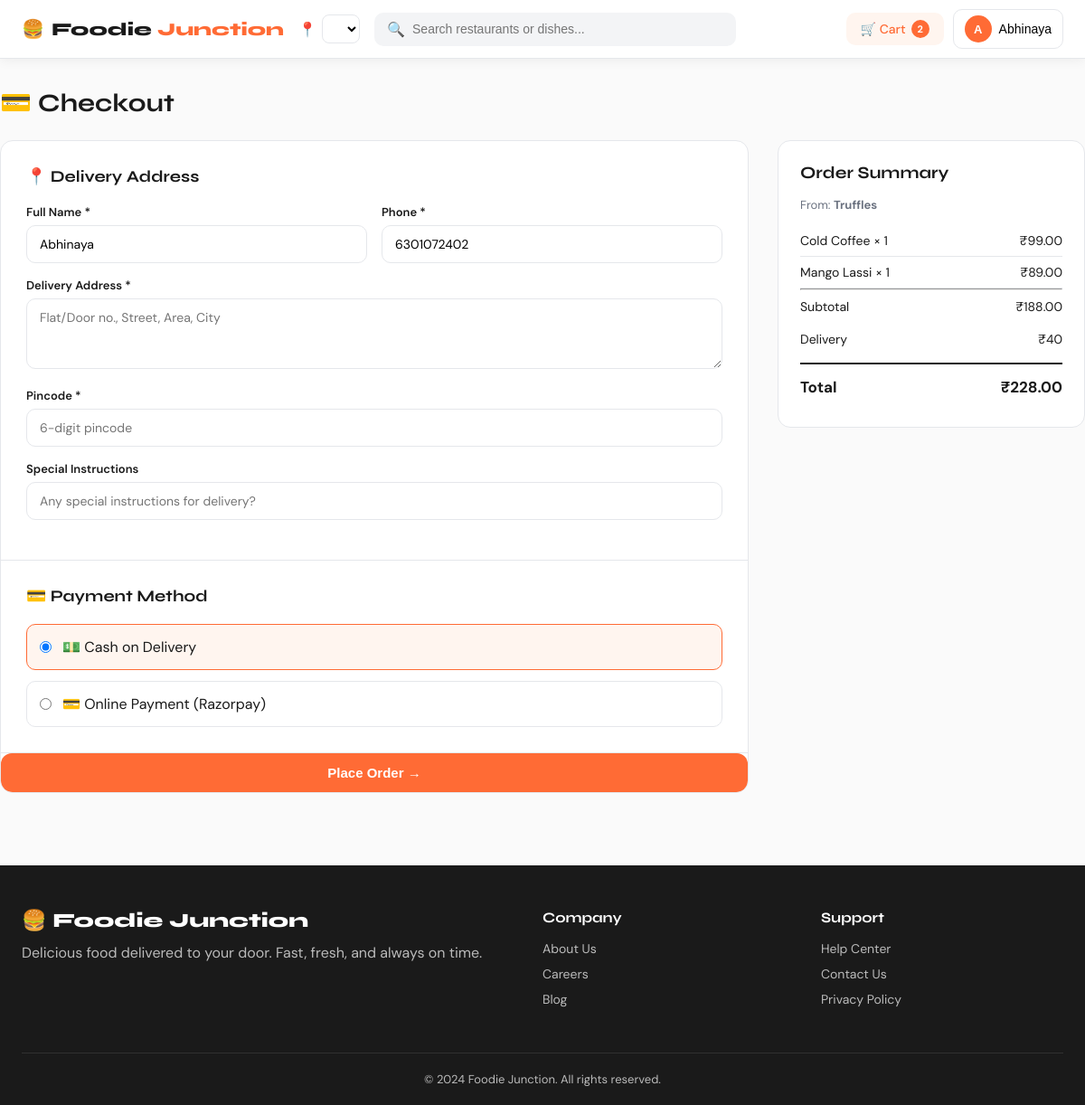
Page /checkout/ (signed in) on the committed database.
### core/models.py (models this page shows, shortened)
class User(AbstractBaseUser, PermissionsMixin):
    email      = models.EmailField(unique=True)
    name       = models.CharField(max_length=120, blank=True)
    phone      = models.CharField(max_length=15, blank=True)
    avatar     = models.ImageField(upload_to='avatars/', blank=True, null=True)
    is_active  = models.BooleanField(default=True)
    is_staff   = models.BooleanField(default=False)
    date_joined= models.DateTimeField(default=timezone.now)
    USERNAME_FIELD  = 'email'
    REQUIRED_FIELDS = []
    objects = UserManager()
    def get_full_name(self): return self.name or self.email.split('@')[0]

class Cart(models.Model):
    user       = models.OneToOneField(User, on_delete=models.CASCADE, related_name='cart')
    restaurant = models.ForeignKey(Restaurant, on_delete=models.SET_NULL, null=True, blank=True)
    created_at = models.DateTimeField(auto_now_add=True)
    updated_at = models.DateTimeField(auto_now=True)
    @property
    def total(self): return sum(item.subtotal for item in self.items.all())
    @property
    def item_count(self): return sum(item.quantity for item in self.items.all())

class Restaurant(models.Model):
    name             = models.CharField(max_length=200)
    city             = models.CharField(max_length=50, choices=CITY_CHOICES)
    address          = models.TextField()
    rating           = models.DecimalField(max_digits=3, decimal_places=1, default=4.0)
    num_ratings      = models.IntegerField(default=0)
    distance_km      = models.DecimalField(max_digits=5, decimal_places=1, default=2.0)
    is_pure_veg      = models.BooleanField(default=False)
    serves_alcohol   = models.BooleanField(default=False)
    image            = models.ImageField(upload_to='restaurants/', blank=True, null=True)
    image_url        = models.URLField(blank=True)
    cuisine_types    = models.CharField(max_length=300, blank=True)
    avg_cost_for_two = models.IntegerField(default=400)
    min_order        = models.IntegerField(default=99)
    delivery_time_min= models.IntegerField(default=30)
    is_open          = models.BooleanField(default=True)
    is_featured      = models.BooleanField(default=False)
    created_at       = models.DateTimeField(auto_now_add=True)
    class Meta: ordering = ['-rating', '-num_ratings']

class CartItem(models.Model):
    cart                = models.ForeignKey(Cart, on_delete=models.CASCADE, related_name='items')
    food_item           = models.ForeignKey(FoodItem, on_delete=models.CASCADE)
    quantity            = models.PositiveIntegerField(default=1)
    special_instructions= models.CharField(max_length=300, blank=True)
    added_at            = models.DateTimeField(auto_now_add=True)
    class Meta: unique_together = ('cart', 'food_item')
    @property
    def subtotal(self): return self.food_item.price * self.quantity

class FoodItem(models.Model):
    restaurant   = models.ForeignKey(Restaurant, on_delete=models.CASCADE, related_name='food_items')
    name         = models.CharField(max_length=200)
    description  = models.TextField(blank=True)
    price        = models.DecimalField(max_digits=8, decimal_places=2)
    category     = models.CharField(max_length=50, choices=CATEGORY_CHOICES)
    image        = models.ImageField(upload_to='food_items/', blank=True, null=True)
    image_url    = models.URLField(blank=True)
    is_veg       = models.BooleanField(default=True)
    is_bestseller= models.BooleanField(default=False)
    is_available = models.BooleanField(default=True)
    rating       = models.DecimalField(max_digits=3, decimal_places=1, default=4.0)
    created_at   = models.DateTimeField(auto_now_add=True)
    class Meta: ordering = ['category', 'name']

### core/views.py (the view)
# urls.py: path('checkout/',                 views.checkout_view,      name='checkout'),
@login_required
def checkout_view(request):
    cart, _ = Cart.objects.get_or_create(user=request.user)
    if not cart.items.exists(): return redirect('cart')
    subtotal = cart.total
    delivery_fee = Decimal('40')
    return render(request, 'checkout.html', {
        'cart': cart, 'items': cart.items.all(),
        'subtotal': subtotal, 'delivery_fee': delivery_fee,
        'total': subtotal + delivery_fee,
        'razorpay_key': settings.RAZORPAY_KEY_ID,
        'cart_count': cart.item_count, 'user': request.user,
    })

### templates/checkout.html (shortened to what this page needs)
{% extends 'base.html' %}
{% block content %}
<div class="container checkout-page">
  <h1 class="page-title">💳 Checkout</h1>
  <div class="checkout-layout">
    <div class="checkout-form">
      <div class="checkout-section">
        <h3>📍 Delivery Address</h3>
        <div class="form-row">
          <div class="form-group"><label>Full Name *</label><input type="text" id="c_name" class="form-control" value="{{ user.name }}" placeholder="Your name"></div>
          <div class="form-group"><label>Phone *</label><input type="tel" id="c_phone" class="form-control" value="{{ user.phone }}" placeholder="10-digit phone"></div>
        </div>
        <div class="form-group"><label>Delivery Address *</label><textarea id="c_address" class="form-control" rows="3" placeholder="Flat/Door no., Street, Area, City"></textarea></div>
        <div class="form-group"><label>Pincode *</label><input type="text" id="c_pincode" class="form-control" placeholder="6-digit pincode" maxlength="6"></div>
        <div class="form-group"><label>Special Instructions</label><input type="text" id="c_instructions" class="form-control" placeholder="Any special instructions for delivery?"></div>
      </div>
      <div class="checkout-section">
        <h3>💳 Payment Method</h3>
        <div class="payment-options">
          <label class="payment-option">
            <input type="radio" name="payment" value="cod" checked> <span>💵 Cash on Delivery</span>
          </label>
          <label class="payment-option">
            <input type="radio" name="payment" value="online"> <span>💳 Online Payment (Razorpay)</span>
          </label>
        </div>
      </div>
      <button class="btn-primary btn-full" id="placeOrderBtn" onclick="placeOrder()">Place Order →</button>
    </div>
    <div class="order-summary">
      <h3>Order Summary</h3>
      <div class="summary-restaurant">From: <strong>{{ cart.restaurant.name }}</strong></div>
      {% for item in items %}
      <div class="summary-item">
        <span>{{ item.food_item.name }} × {{ item.quantity }}</span>
        <span>₹{{ item.subtotal }}</span>
      </div>
      {% endfor %}
      <hr>
      <div class="summary-row"><span>Subtotal</span><span>₹{{ subtotal }}</span></div>
      <div class="summary-row"><span>Delivery</span><span>₹{{ delivery_fee }}</span></div>
      <div class="summary-row summary-total"><span>Total</span><span>₹{{ total }}</span></div>
    </div>
  </div>
</div>
{% endblock %}

### templates/base.html (shortened to what this page needs)
<!DOCTYPE html>
<html lang="en">
<head>
  {% load static %}
  <link rel="stylesheet" href="{% static 'css/style.css' %}">
</head>
<body>
<nav class="navbar" id="navbar">
  <div class="nav-inner">
    <a href="/" class="nav-logo">
      <span>🍔</span>
      <span>Foodie <span class="logo-accent">Junction</span></span>
    </a>
    <div class="nav-location">
      <span>📍</span>
      <select class="city-select" onchange="changeCity(this.value)">
      </select>
    </div>
    <div class="nav-search">
      <span>🔍</span>
      <input type="text" id="globalSearch" placeholder="Search restaurants or dishes..." autocomplete="off">
    </div>
    <div class="nav-actions">
      {% if user.is_authenticated %}
        <a href="/cart/" class="nav-btn cart-btn">
          🛒 Cart
          <span class="cart-badge {% if not cart_count %}hidden{% endif %}" id="cartBadge">{{ cart_count|default:0 }}</span>
        </a>
        <div class="nav-profile">
          <button class="profile-btn" onclick="toggleProfileMenu()">
            <span class="profile-avatar">{{ user.get_full_name|first|upper }}</span>
            {{ user.get_full_name|truncatechars:10 }}
          </button>
        </div>
      {% else %}
        <a href="/login/" class="nav-btn login-btn">Login</a>
      {% endif %}
    </div>
  </div>
</nav>
<main>{% block content %}{% endblock %}</main>
<footer class="footer">
  <div class="footer-inner">
    <div class="footer-brand">
      <div class="footer-logo">🍔 Foodie Junction</div>
      <p>Delicious food delivered to your door. Fast, fresh, and always on time.</p>
    </div>
    <div class="footer-links">
      <h4>Company</h4>
      <a href="#">About Us</a><a href="#">Careers</a><a href="#">Blog</a>
    </div>
    <div class="footer-links">
      <h4>Support</h4>
      <a href="#">Help Center</a><a href="#">Contact Us</a><a href="#">Privacy Policy</a>
    </div>
  </div>
  <div class="footer-bottom">© 2024 Foodie Junction. All rights reserved.</div>
</footer>
</body>
</html>

### rows in the picture
User: get_full_name|first "A", get_full_name "Abhinaya", name "Abhinaya", phone "6301072402"
Cart: restaurant.name "Truffles"
CartItem: food_item.name "Cold Coffee", quantity "1", subtotal "99.00"
CartItem: food_item.name "Mango Lassi", quantity "1", subtotal "89.00"

### other values in the picture
{{ cart_count|default:0 }} "2"
{{ subtotal }} "188.00"
{{ delivery_fee }} "40"
{{ total }} "228.00"
